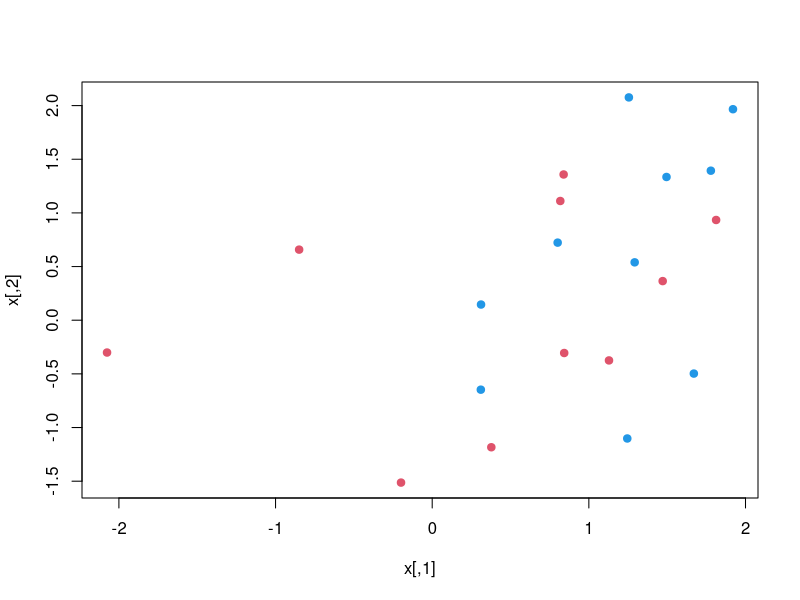
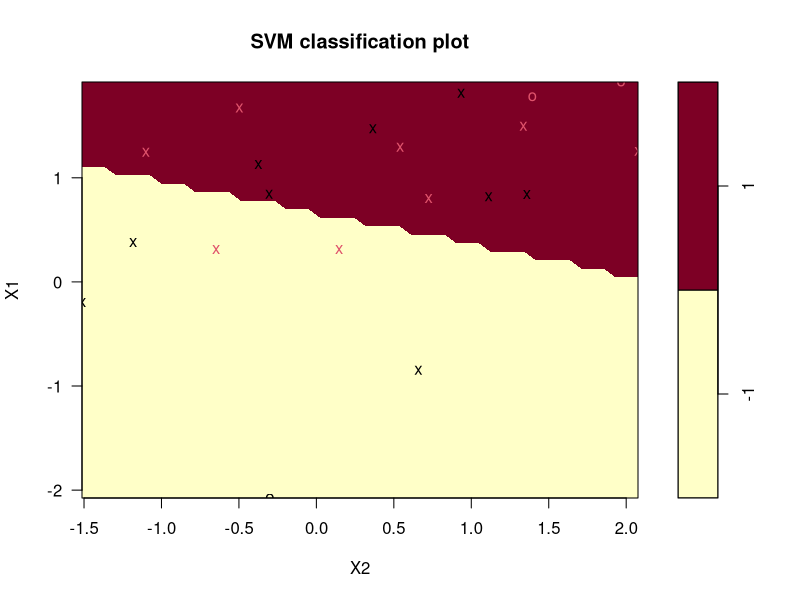
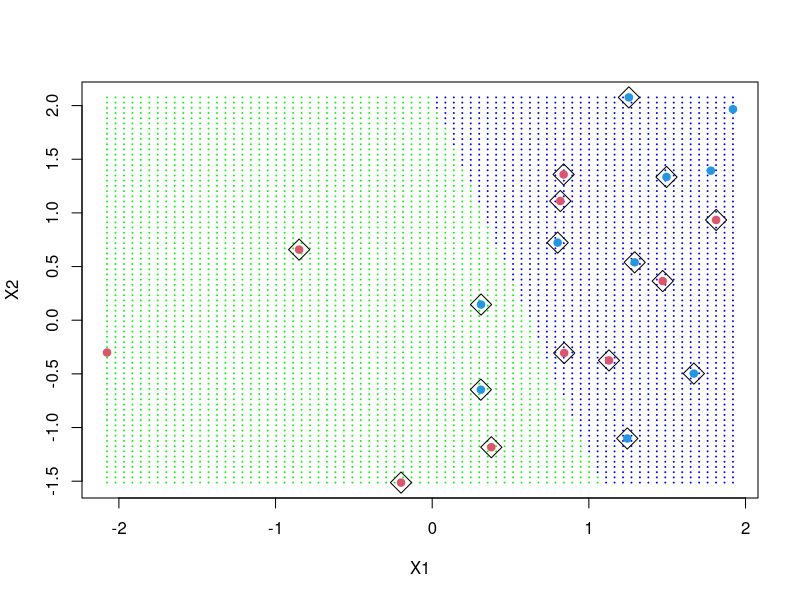
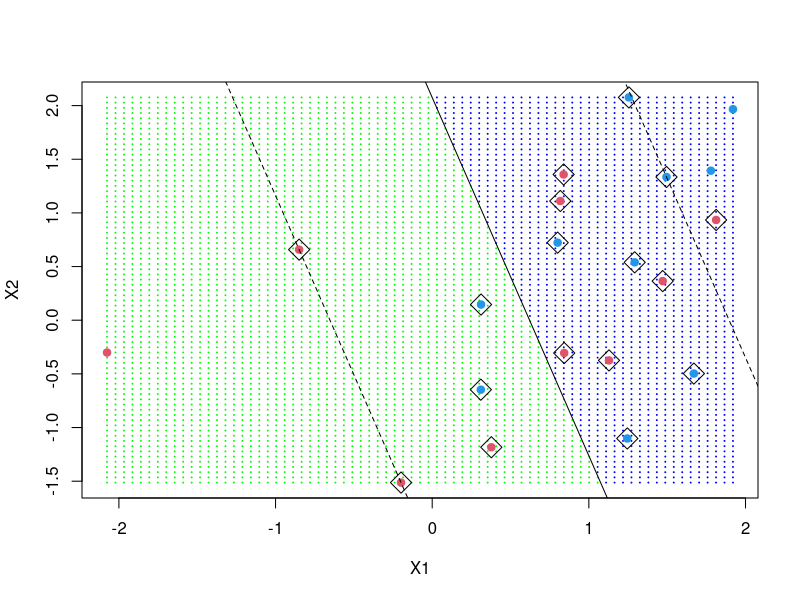

Source code (R) for these figures, in order:
## ---- chunk 1

set.seed(19327)
x = matrix(rnorm(40), 20, 2)
y = rep(c(-1, 1), c(10, 10))
x[y == 1,] = x[y == 1,] + 1
plot(x, col = y + 3, pch = 19)

library(e1071)

dat = data.frame(x, y = as.factor(y))
svmfit = svm(y ~ ., data = dat, kernel = "linear", cost = 10, scale = FALSE)
print(svmfit)

plot(svmfit, dat)

make.grid = function(x, n = 75) {
  grange = apply(x, 2, range)
  x1 = seq(from = grange[1,1], to = grange[2,1], length = n)
  x2 = seq(from = grange[1,2], to = grange[2,2], length = n)
  expand.grid(X1 = x1, X2 = x2)
}

xgrid = make.grid(x)
xgrid[1:10,]

ygrid = predict(svmfit, xgrid)
plot(xgrid, col = c("green","blue")[as.numeric(ygrid)], pch = 20, cex = .2)
points(x, col = y + 3, pch = 19)
points(x[svmfit$index,], pch = 5, cex = 2)

beta = drop(t(svmfit$coefs)%*%x[svmfit$index,])
beta0 = svmfit$rho

plot(xgrid, col = c("green", "blue")[as.numeric(ygrid)], pch = 20, cex = .2)
points(x, col = y + 3, pch = 19)
points(x[svmfit$index,], pch = 5, cex = 2)
abline(beta0 / beta[2], -beta[1] / beta[2])
abline((beta0 - 1) / beta[2], -beta[1] / beta[2], lty = 2)
abline((beta0 + 1) / beta[2], -beta[1] / beta[2], lty = 2)
